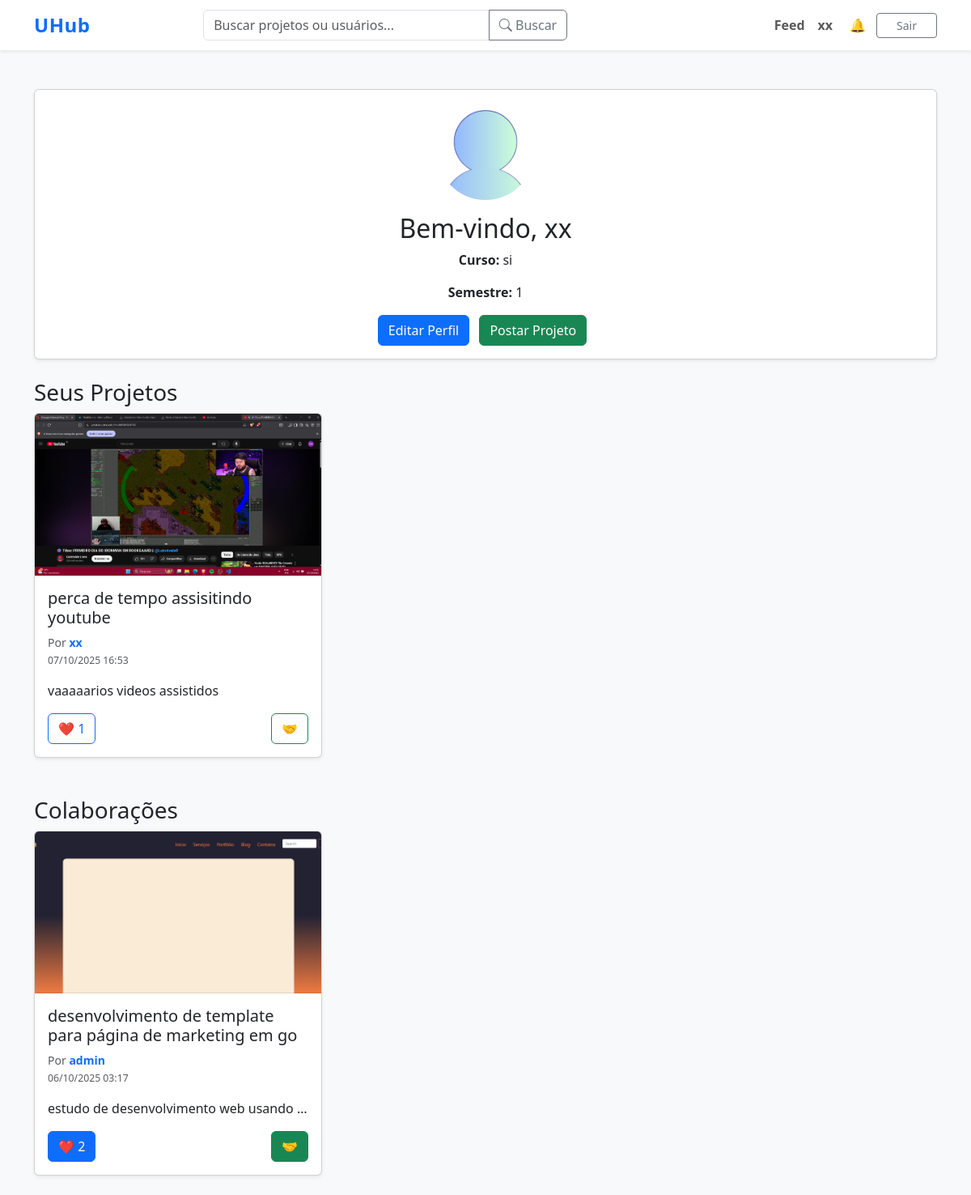
/profile.php (signed in), run on the app's committed database.
### tables this page shows
CREATE TABLE `usuarios` (
  `id` int(11) NOT NULL,
  `nome` varchar(100) NOT NULL,
  `email` varchar(100) NOT NULL,
  `senha` varchar(255) NOT NULL,
  `curso` varchar(100) DEFAULT NULL,
  `semestre` int(11) DEFAULT NULL,
  `bio` varchar(155) DEFAULT NULL,
  `foto_perfil` varchar(255) DEFAULT NULL
);

CREATE TABLE `projetos` (
  `id` int(11) NOT NULL,
  `usuario_id` int(11) NOT NULL,
  `titulo` varchar(255) NOT NULL,
  `descricao` text DEFAULT NULL,
  `data_publicacao` datetime DEFAULT current_timestamp()
);

### components/project_card.php (the view)
<?php
$projectId = $projeto['id'];
$totalLikes = $projeto['total_likes'];
$userLike = !empty($projeto['user_like']);
$userColab = !empty($projeto['user_colab']);
$imagensStr = $projeto['imagens'];
$imagensArr = $imagensStr ? explode('|', $imagensStr) : [];
$dataFormatada = date("d/m/Y H:i", strtotime($projeto['data_publicacao']));
$autorId = $projeto['usuario_id'];
?>
<div class="col-md-4 mb-4">
    <div class="card shadow-sm h-100" data-bs-toggle="modal" data-bs-target="#projectModal"
         data-id="<?= $projectId ?>"
         data-titulo="<?= htmlspecialchars($projeto['titulo']) ?>"
         data-descricao="<?= htmlspecialchars($projeto['descricao']) ?>"
         data-imagens="<?= htmlspecialchars($imagensStr) ?>"
         data-likes="<?= $totalLikes ?>"
         data-userlike="<?= $userLike ? 1 : 0 ?>"
         data-usercolab="<?= $userColab ? 1 : 0 ?>"
         data-autor="<?= htmlspecialchars($projeto['autor']) ?>"
         data-data="<?= $projeto['data_publicacao'] ?>"
    >
        <?php if (!empty($imagensArr)): ?>
            <?php
                list($firstImg, $focus) = explode('::', $imagensArr[0]);
                $focus = $focus ?: "center";
            ?>
            <img src="<?= htmlspecialchars($firstImg) ?>" class="card-img-top" style="height:200px; object-fit:cover; object-position:<?= htmlspecialchars($focus) ?>;">
        <?php else: ?>
            <img src="uploads/default.png" class="card-img-top" style="height:200px; object-fit:cover;">
        <?php endif; ?>
        <div class="card-body d-flex flex-column">
            <h5 class="card-title"><?= htmlspecialchars($projeto['titulo']) ?></h5>
            <p class="text-muted small">
                Por
                <a href="profile.php?id=<?= urlencode($autorId) ?>" class="text-decoration-none fw-bold">
                    <?= htmlspecialchars($projeto['autor']) ?>
                </a>
                <br>
                <small><?= $dataFormatada ?></small>
            </p>
            <p class="card-text text-truncate"><?= htmlspecialchars($projeto['descricao']) ?></p>
            <div class="mt-auto d-flex justify-content-between align-items-center">
                <button class="btn <?= $userLike ? 'btn-primary' : 'btn-outline-primary' ?> like-btn" data-id="<?= $projectId ?>">
                    ❤️ <span id="like-count-<?= $projectId ?>"><?= $totalLikes ?></span>
                </button>
                <button class="btn <?= $userColab ? 'btn-success' : 'btn-outline-success' ?> colab-btn" data-id="<?= $projectId ?>">
                    🤝
                </button>
            </div>
        </div>
    </div>
</div>

### profile.php (shortened to what this page needs)
<?php
require_once "db.php";
if (isset($_GET['id']) && $_GET['id'] != $_SESSION['user_id']) {
    $profileId = (int)$_GET['id'];
    $isOwnProfile = false;
} else {
    $profileId = $_SESSION['user_id'];
    $isOwnProfile = true;
}
$stmt = $pdo->prepare("SELECT id, nome, email, curso, semestre, bio, foto_perfil FROM usuarios WHERE id = ?");
$stmt->execute([$profileId]);
$user = $stmt->fetch();
$stmtProj = $pdo->prepare("
    SELECT p.*, u.nome AS autor, u.foto_perfil,
           GROUP_CONCAT(CONCAT(pi.imagem,'::',pi.focus) SEPARATOR '|') AS imagens,
           (SELECT COUNT(*) FROM curtidas c WHERE c.projeto_id=p.id) AS total_likes,
           (SELECT COUNT(*) FROM curtidas c WHERE c.projeto_id=p.id AND c.usuario_id=?) AS user_like,
           (SELECT COUNT(*) FROM colaboracoes co WHERE co.projeto_id=p.id AND co.usuario_id=?) AS user_colab
    FROM projetos p
    JOIN usuarios u ON p.usuario_id = u.id
    LEFT JOIN projeto_imagens pi ON p.id = pi.projeto_id
    WHERE p.usuario_id = ?
    GROUP BY p.id
    ORDER BY p.data_publicacao DESC
");
$stmtProj->execute([$_SESSION['user_id'], $_SESSION['user_id'], $profileId]);
$projetos = $stmtProj->fetchAll();
$stmtColab = $pdo->prepare("
    SELECT p.*, u.nome AS autor, u.foto_perfil,
           GROUP_CONCAT(CONCAT(pi.imagem,'::',pi.focus) SEPARATOR '|') AS imagens,
           (SELECT COUNT(*) FROM curtidas c WHERE c.projeto_id=p.id) AS total_likes,
           (SELECT COUNT(*) FROM curtidas c WHERE c.projeto_id=p.id AND c.usuario_id=?) AS user_like,
           1 AS user_colab
    FROM projetos p
    JOIN usuarios u ON p.usuario_id = u.id
    LEFT JOIN projeto_imagens pi ON p.id = pi.projeto_id
    JOIN colaboracoes co ON co.projeto_id = p.id
    WHERE co.usuario_id = ?
    GROUP BY p.id
    ORDER BY p.data_publicacao DESC
");
$stmtColab->execute([$_SESSION['user_id'], $_SESSION['user_id']]);
$projetosColab = $stmtColab->fetchAll();
?>
<!doctype html>
<html lang="pt-br">
<head>
    <link rel="stylesheet" href="css/css/bootstrap.min.css">
    <link href="css/styles.css" rel="stylesheet">
</head>
<body class="bg-light">
<?php include "components/header.php"; ?>
<div class="container mt-5">
    <div class="card shadow-sm">
        <div class="card-body text-center">
            <img src="<?= !empty($user["foto_perfil"]) ? $user["foto_perfil"] : 'uploads/default.png' ?>" alt="Foto" class="rounded-circle mb-3" width="120" height="120" style="object-fit:cover;">
            <h2><?= $isOwnProfile ? "Bem-vindo, " . htmlspecialchars($user["nome"]) : htmlspecialchars($user["nome"]) ?></h2>
            <p><strong>Curso:</strong> <?= htmlspecialchars($user["curso"]) ?></p>
            <p><strong>Semestre:</strong> <?= (int)$user["semestre"] ?></p>
            <?php if ($isOwnProfile): ?>
            <div class="mt-3">
                <a href="edit_profile.php" class="btn btn-primary me-2">Editar Perfil</a>
                <a href="post_profile.php" class="btn btn-success me-2">Postar Projeto</a>
            </div>
            <?php endif; ?>
        </div>
    </div>
</div>
<div class="container mt-4">
    <h3><?= $isOwnProfile ? "Seus Projetos" : "Projetos de " . htmlspecialchars($user["nome"]) ?></h3>
    <div class="row">
        <?php foreach ($projetos as $proj):
            $projeto = $proj;
            include 'components/project_card.php';
        endforeach; ?>
    </div>
</div>
<?php if (!empty($projetosColab)): ?>
<div class="container mt-4">
    <h3><?= $isOwnProfile ? "Colaborações" : "Colaborações de " . htmlspecialchars($user["nome"]) ?></h3>
    <div class="row">
        <?php foreach ($projetosColab as $proj):
            $projeto = $proj;
            include 'components/project_card.php';
        endforeach; ?>
    </div>
</div>
<?php endif; ?>
</body>
</html>

### data on the page
usuarios: nome "xx", curso "si", semestre "1"
projetos: shows a picture, titulo "perca de tempo assisitindo youtube", usuario.nome "xx", data_publicacao "07/10/2025 16:53", descricao "vaaaaarios videos assistidos", totalLikes "1"
projetos: shows a picture, titulo "desenvolvimento de template para página de marketing em go", usuario.nome "admin", data_publicacao "06/10/2025 03:17", descricao "estudo de desenvolvimento web usando…", totalLikes "2"

### other printed values
$_SESSION["nome"] "xx"
